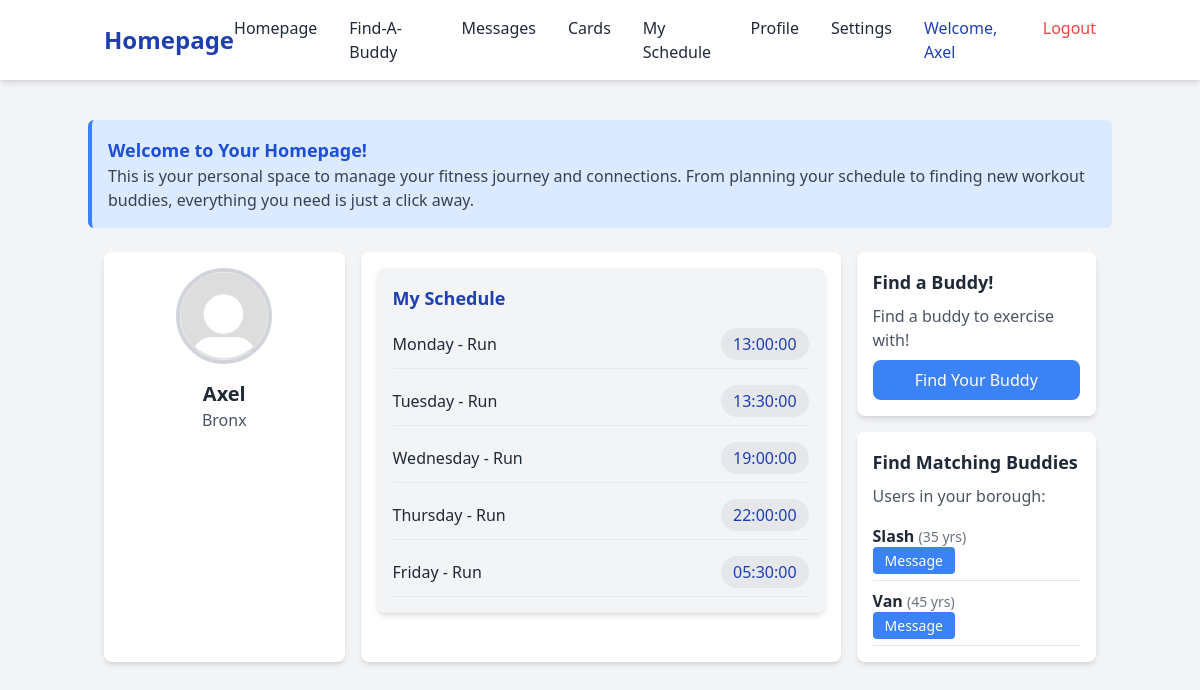
/deploy/frontend/homepage.php (signed in), run on the app's committed database.
### tables this page shows
CREATE TABLE athletes (
    alt_id INT(11) NOT NULL AUTO_INCREMENT,
    user_id INT(11),
    nick_name VARCHAR(50) NOT NULL,
    gender VARCHAR(50),
    age INT(11),
    email VARCHAR(100),
    phone_number VARCHAR(20),
    user_address VARCHAR(200),
    about TEXT,
    title VARCHAR(255),
    PRIMARY KEY (alt_id),
    UNIQUE KEY (email),
    UNIQUE KEY (phone_number),
    UNIQUE KEY (user_id),
    FOREIGN KEY (user_id) REFERENCES user_admin(user_id)
);

CREATE TABLE workout (
    workout_id INT(11) NOT NULL AUTO_INCREMENT,
    workout_date ENUM('Mo','Tu','We','Th','Fr','Sa','Su') NOT NULL,
    workout_time TIME NOT NULL,
    activity ENUM('Run','Walk','Bike') NOT NULL,
    user_id INT(11) NOT NULL,
    PRIMARY KEY (workout_id)
);

### deploy/classes/dbh.classes.php (called while the page is built)
<?php
class Dbh {
    private $host = "localhost";
    private $dbname = "findabuddy";
    private $username = "csc350";
    private $password = "xampp";
    public function connect() {
        try {
            $pdo = new PDO("mysql:host={$this->host};dbname={$this->dbname}", $this->username, $this->password);
            $pdo->setAttribute(PDO::ATTR_ERRMODE, PDO::ERRMODE_EXCEPTION);
            return $pdo;
        } catch (PDOException $e) {
            die("Database connection failed: " . $e->getMessage());
        }
    }
}

### deploy/classes/profileinfo.classes.php (called while the page is built, shortened)
<?php
class ProfileInfo extends Dbh {
    protected function getProfileInfo($userId) {
        try {
            $stmt = $this->connect()->prepare('SELECT * FROM athletes WHERE user_id = ?;');
            $stmt->execute([$userId]);
            return $stmt->fetch(PDO::FETCH_ASSOC);
        } catch (Exception $e) {
            error_log("Error in getProfileInfo: " . $e->getMessage());
            return null;
        }
    }
}

### deploy/classes/buddymatcher.php (called while the page is built, shortened)
<?php
require_once 'dbh.classes.php';
class BuddyMatcher extends Dbh {
    public function getUserBorough($userId) {
        $sql = "SELECT user_address FROM athletes WHERE user_id = ?";
        $stmt = $this->connect()->prepare($sql);
        $stmt->execute([$userId]);
        $result = $stmt->fetch(PDO::FETCH_ASSOC);
        return $result ? $result['user_address'] : null;
    }
    public function getMatchingBuddiesByBorough($userId) {
        $userBorough = $this->getUserBorough($userId);
        $sql = "SELECT user_id, nick_name, user_address, age, email
                FROM athletes
                WHERE user_address = ? AND user_id != ?";
        $stmt = $this->connect()->prepare($sql);
        $stmt->execute([$userBorough, $userId]);
        return $stmt->fetchAll(PDO::FETCH_ASSOC);
    }
}
?>

### deploy/frontend/homepage.php (the view, shortened to what this page needs)
<!DOCTYPE html>
<html lang="en">
<head>
    <link href="https://cdn.jsdelivr.net/npm/tailwindcss@2.2.19/dist/tailwind.min.css" rel="stylesheet">
</head>
<body>
<?php
require_once "../classes/dbh.classes.php";
require_once "../classes/profileinfo-view.classes.php";
$dbh = new Dbh();
$conn = $dbh->connect();
$userId = $_SESSION['user_id'];
$profileView = new ProfileInfoView();
$query = "SELECT workout_date, workout_time, activity
          FROM workout
          WHERE user_id = :userId
          ORDER BY FIELD(workout_date, 'Mo', 'Tu', 'We', 'Th', 'Fr', 'Sa', 'Su')";
$stmt = $conn->prepare($query);
$stmt->bindParam(':userId', $userId, PDO::PARAM_INT);
$stmt->execute();
$scheduleResult = $stmt->fetchAll(PDO::FETCH_ASSOC);
$daysMap = [
    "Mo" => "Monday",
    "Tu" => "Tuesday",
    "We" => "Wednesday",
    "Th" => "Thursday",
    "Fr" => "Friday",
    "Sa" => "Saturday",
    "Su" => "Sunday"
];
if (file_exists('../includes/navbar.php')) {
    include '../includes/navbar.php';
} else {
    echo "<p>Error: Navbar not found.</p>";
}
?>
<?php
$profileQuery = "SELECT profile_image FROM user_admin WHERE user_id = :userId LIMIT 1";
$profileStmt = $conn->prepare($profileQuery);
$profileStmt->bindParam(':userId', $userId, PDO::PARAM_INT);
$profileStmt->execute();
$profileImage = $profileStmt->fetchColumn();
if (!$profileImage || !file_exists( $profileImage)) {
    $profileImage = '../uploads/default.png';
}
?>
<div class="container mx-auto pt-10">
    <div class="bg-blue-100 border-l-4 border-blue-500 p-4 rounded-md mb-6">
        <h2 class="text-blue-700 font-bold text-lg">Welcome to Your Homepage!</h2>
        <p class="text-gray-700">
            This is your personal space to manage your fitness journey and connections.
            From planning your schedule to finding new workout buddies, everything you need is just a click away.
        </p>
    </div>
    <div class="flex container mx-auto px-4 space-x-4">
        <div class="w-1/4 bg-white p-4 rounded-lg shadow-md">
            <div class="text-center">
            <img class="w-24 h-24 mx-auto rounded-full border-4 border-gray-300"
            src="<?php echo htmlspecialchars($profileImage); ?>"
            alt="User Profile Picture">
                <h2 class="text-xl font-semibold mt-4"><?php echo htmlspecialchars($_SESSION['username']); ?></h2>
                <p class="text-gray-600"><?php $profileView->displayAddress($userId); ?></p>
            </div>
        </div>
        <main class="w-1/2 bg-white p-4 rounded-lg shadow-md space-y-6">
            <div class="bg-gray-100 p-4 rounded-lg shadow-md">
                <h2 class="text-lg font-bold text-blue-800 mb-4">My Schedule</h2>
                <div class="space-y-4">
                    <?php
                    if (!empty($scheduleResult)) {
                        foreach ($scheduleResult as $row) {
                            $dayFull = $daysMap[$row['workout_date']];
                            $time = htmlspecialchars($row['workout_time']);
                            $activity = htmlspecialchars($row['activity']);
                            echo "
                                <div class='flex justify-between items-center border-b pb-2'>
                                    <span class='font-medium'>{$dayFull} - {$activity}</span>
                                    <span class='bg-gray-200 text-blue-800 px-3 py-1 rounded-full'>{$time}</span>
                                </div>
                            ";
                        }
                    } else {
                        echo "<p class='text-gray-600'>No schedules found. <a href='my_schedule.php' class='text-blue-500 hover:underline'>Add a schedule</a>.</p>";
                    }
                    ?>
                </div>
            </div>
        </main>
        <aside class="w-1/4 space-y-4">
            <div class="bg-white p-4 rounded-lg shadow-md">
                <h3 class="text-lg font-bold text-gray-800">Find a Buddy!</h3>
                <p class="text-gray-600 mt-2">Find a buddy to exercise with!</p>
                <a href="find_a_buddy.php" class="mt-2 block bg-blue-500 text-white text-center py-2 rounded-lg hover:bg-blue-600">Find Your Buddy</a>
            </div>
<div class="bg-white p-4 rounded-lg shadow-md">
    <h3 class="text-lg font-bold text-gray-800">Find Matching Buddies</h3>
    <p class="text-gray-600 mt-2">Users in your borough:</p>
    <?php
    require_once "../classes/BuddyMatcher.php";
    if (isset($_SESSION['user_id'])) {
        $matcher = new BuddyMatcher();
        $matches = $matcher->getMatchingBuddiesByBorough($_SESSION['user_id']);
        if (!empty($matches)) {
            echo "<ul class='mt-4 space-y-2'>";
            foreach ($matches as $buddy) {
                $receiverId = urlencode($buddy['user_id']);
                echo "
                    <li class='border-b pb-2'>
                        <span class='font-semibold'>" . htmlspecialchars($buddy['nick_name']) . "</span>
                        <span class='text-gray-500 text-sm'>(" . htmlspecialchars($buddy['age']) . " yrs)</span><br>
                        <a href='messages.php?receiver_id={$receiverId}'
                           class='bg-blue-500 text-white px-3 py-1 rounded hover:bg-blue-600 text-sm'>
                           Message
                        </a>
                    </li>";
            }
            echo "</ul>";
        } else {
            echo "<p class='text-gray-600 mt-4'>No matching buddies found in your borough.</p>";
        }
    } else {
        echo "<p class='text-red-500'>Please log in to find buddies.</p>";
    }
    ?>
</div>
</div>
</body>
</html>

### deploy/classes/profileinfo-view.classes.php (shortened to what this page needs)
<?php
require_once "profileinfo.classes.php";
class ProfileInfoView extends ProfileInfo {
    public function displayAddress($userId) {
        $profileInfo = $this->getProfileInfo($userId);
        echo htmlspecialchars($profileInfo["user_address"] ?? "No address available.");
    }
}

### data on the page
athletes: user_address "Bronx"
workout: workout_date "Monday", activity "Run", workout_time "13:00:00"
workout: workout_date "Tuesday", activity "Run", workout_time "13:30:00"
workout: workout_date "Wednesday", activity "Run", workout_time "19:00:00"
workout: workout_date "Thursday", activity "Run", workout_time "22:00:00"
workout: workout_date "Friday", activity "Run", workout_time "05:30:00"
athletes: nick_name "Slash", age "35"
athletes: nick_name "Van", age "45"

### other printed values
$pageHeader "Homepage"
$_SESSION['username'] "Axel"
